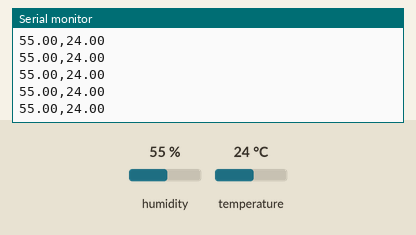
Simulated run of this sketch. Board: Arduino Uno, built with avr-gcc and run on an emulated ATmega328P. Parts: the last lines printed to the serial monitor. The inputs (shaded band) are chosen by the test bench; at power-on: humidity 55 %, temperature 24 °C.

Above: at 2.8 s.
2.9 s: humidity set to 22 %
At 4.5 s:
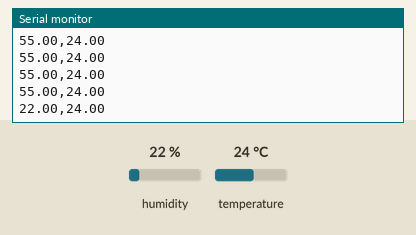
5.6 s: temperature set to 12 °C
At 6.0 s:
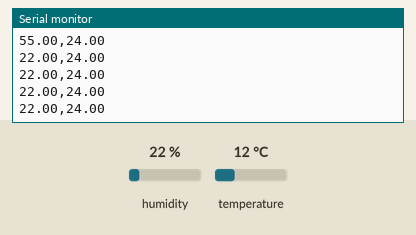
11.6 s: humidity set to 40 %
At 12.1 s:
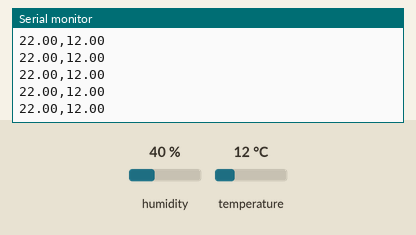
Timing chart, 0 to 14.6 s (numbered marks = the images above; inputs shaded):
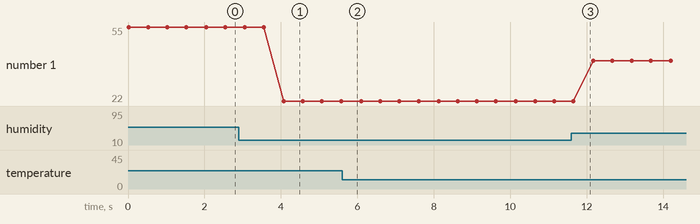

Measured:
- after the input at 2.9 s, the serial monitor: prints a new line after 1.2 s (image 1)
- plotted number 1: 55 → 22 after the input at 2.9 s, 22 → 40 after the input at 11.6 s

The sketch:

datalogger.ino
```cpp
#include <DHT.h>

#define DHTPIN A5
#define DHTTYPE DHT11

#define HEARTBEAT_PIN A1

DHT dht(DHTPIN, DHTTYPE);
void setup() {
  Serial.begin(9600);
  dht.begin();
}

void loop() {
  //read_hearbeat();
  read_templature_humidity();
  delay(500);
}

void read_hearbeat()
{
  int val = analogRead(HEARTBEAT_PIN);
  Serial.println(val);
}

void read_templature_humidity()
{
  float h = dht.readHumidity();
  // Celsius (the default)
  float t = dht.readTemperature();
  if (isnan(h) || isnan(t)) {
    Serial.println(F("Failed to read from DHT sensor!"));
    return;
  }
  String str = String(h) + "," + String(t);
  Serial.println(str);

}
```
